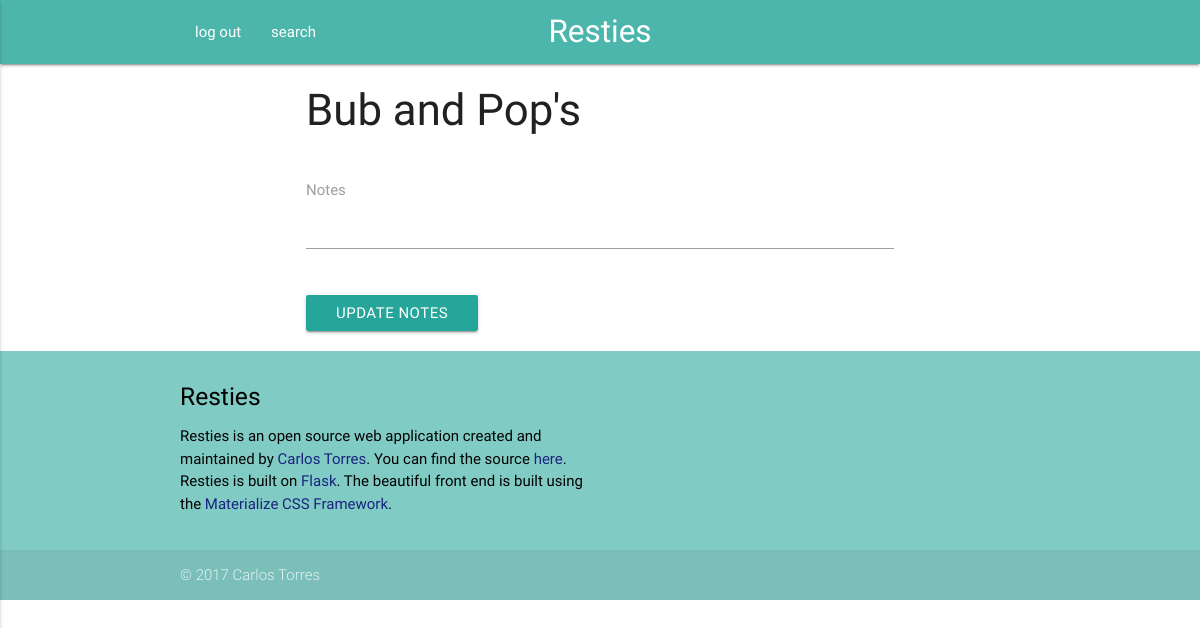
/editNotes/ChIJaUpOZ7i3t4kRND5yQ4NC4Mw (signed in), run on an earlier commit of the app's database.
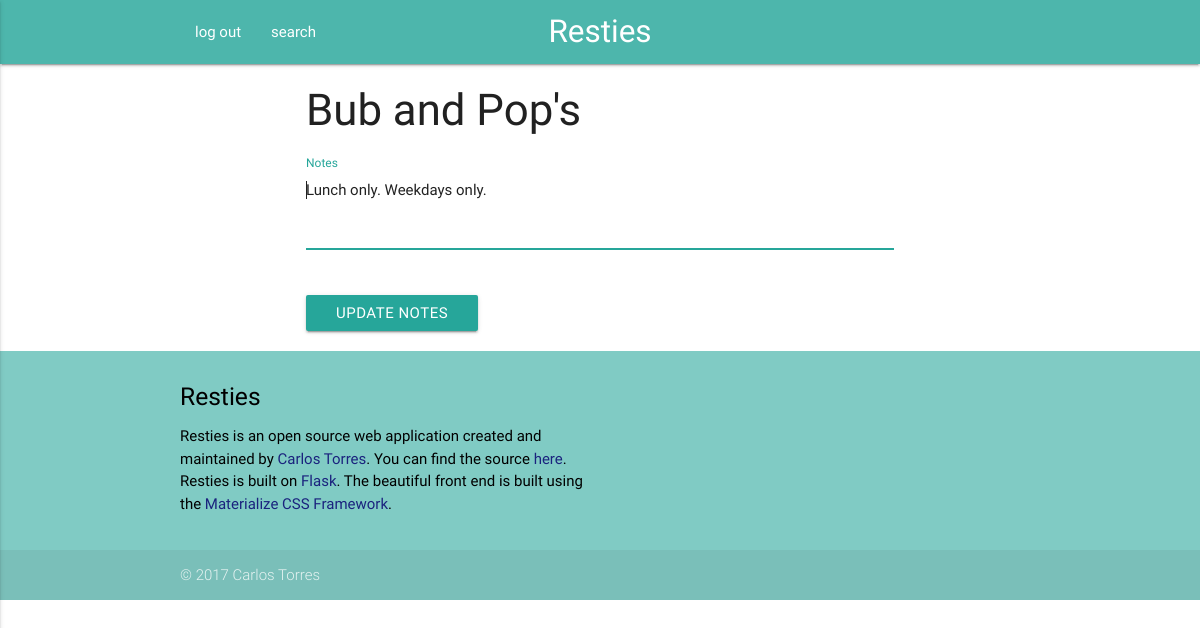
And on a later commit of the database.
### project/models.py (models this page shows, shortened)
class Place(db.Model):
	__tablename__ = 'places'
	placeID = db.Column(db.String, primary_key=True)
	placeName = db.Column(db.String, nullable=False)
	notes = db.Column(db.String, nullable=True)
	userID = db.Column(db.Integer, db.ForeignKey('users.userID'), primary_key=True)

### project/places/views.py (the view)
@places_blueprint.route('/editNotes/<string:placeID>', methods=['GET','POST'])
@login_required
def editNotes(placeID):
	error = None
	place = getPlace(placeID,session['userID'])
	form = NotesForm(request.form)
	if request.method == 'POST':
		place.notes = form.notes.data
		db.session.commit()
		flash('Notes updated!')
		return redirect(url_for('places.details', placeID=placeID))
	return render_template('editNotes.html', place=place, error=error, form=form)

### project/places/forms.py
class NotesForm(Form):
	notes = TextAreaField(
		'Notes'
	)

### project/places/views.py (called while the page is built)
def login_required(test):
	@wraps(test)
	def wrap(*args, **kwargs):
		if 'logged_in' in session:
			return test(*args, **kwargs)
		else:
			flash('You need to login first.')
			return redirect(url_for('users.login'))
	return wrap

def getPlace(placeID, userID):
	return db.session.query(Place).filter_by(placeID=placeID,userID=userID).first()

### project/templates/editNotes.html (shortened to what this page needs)
{% extends "_base.html" %}
{% block content %}
  <div class="container">
  	<h3>{{ place.placeName }}</h3>
  	<div class="row">
  	  <form class="col s12" method="POST" action="{{ url_for('places.editNotes', placeID=place.placeID) }}">
  	    <div class="row">
  	    	<div class="input-field col s12">
            {% set f = form.notes.process_data(place.notes) %}
  	    	  {{  form.notes(class="materialize-textarea", id="textarea_notes", autofocus=true) }}
  	    		<label for="textarea_notes">Notes</label>
  	    	</div>
  	    </div>
  	    <button class="waves-effect waves-light btn" type="submit" name="action">Update Notes</button>
  	  </form>
  	</div>
  </div>
{% endblock %}

### project/templates/_base.html (shortened to what this page needs)
<!DOCTYPE html>
<html lang='en'>
  <head>
    <link type="text/css" rel="stylesheet" href="{{ url_for('static', filename='css/materialize.min.css') }}"  media="screen,projection"/>
  </head>
  <body>
    <header>
      <nav class="teal lighten-2" role="navigation">
        <div class="nav_wrapper container">
          <a href="/" class="brand-logo center">Resties</a>
          <ul class="left hide-on-med-and-down">
            {% if not session.logged_in %}
            <li><a href="/login">log in</a> </li>
            <li><a href="/register">register</a></li>
            {% else %}
            <li><a href="/logout">log out</a></li>
            <li><a href="/search">search</a></li>
            {% endif %}
          </ul>
        </div>
      </nav>
    </header>
    <main>
      <div class="container">
        {% block content %}
        {% endblock %}
    </div>
    </main>
    <footer class="page-footer teal lighten-3">
      <div class="container">
        <div class="row">
          <div class="col l6 s12">
            <h5 class="black-text">Resties</h5>
            <p class="black-text"> Resties is an open source web application created and maintained by <a class="indigo-text text-darken-4" href="https://github.com/carlps">Carlos Torres</a>. You can find the source <a class="indigo-text text-darken-4"  href="https://github.com/carlps/Resties">here</a>. Resties is built on <a class="indigo-text text-darken-4" href="http://flask.pocoo.org/">Flask</a>. The beautiful front end is built using the <a class="indigo-text text-darken-4" href="http://materializecss.com/">Materialize CSS Framework</a>.</p>
          </div>
        </div>
      </div>
      <div class="footer-copyright">
        <div class="container">
          © 2017 Carlos Torres
        </div>
      </div>
    </footer>
  </body>
</html>

What changed in the data, as far as the page shows it:
changed Place "Bub and Pop's": notes (not shown) → "Lunch only. Weekdays only."
